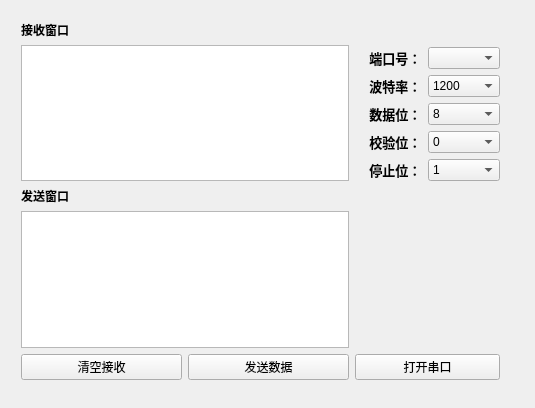
<?xml version="1.0" encoding="UTF-8"?>
<ui version="4.0">
 <class>SerilPort</class>
 <widget class="QWidget" name="SerilPort">
  <property name="geometry">
   <rect>
    <x>0</x>
    <y>0</y>
    <width>535</width>
    <height>408</height>
   </rect>
  </property>
  <property name="minimumSize">
   <size>
    <width>535</width>
    <height>408</height>
   </size>
  </property>
  <property name="maximumSize">
   <size>
    <width>535</width>
    <height>408</height>
   </size>
  </property>
  <property name="windowTitle">
   <string>串口通信</string>
  </property>
  <widget class="QWidget" name="gridLayoutWidget">
   <property name="geometry">
    <rect>
     <x>10</x>
     <y>10</y>
     <width>501</width>
     <height>381</height>
    </rect>
   </property>
   <layout class="QGridLayout" name="gridLayout">
    <item row="0" column="0">
     <layout class="QVBoxLayout" name="verticalLayout">
      <item>
       <widget class="QLabel" name="label">
        <property name="font">
         <font>
          <weight>75</weight>
          <bold>true</bold>
         </font>
        </property>
        <property name="text">
         <string>接收窗口</string>
        </property>
       </widget>
      </item>
      <item>
       <widget class="QTextEdit" name="ReceiveText"/>
      </item>
      <item>
       <widget class="QLabel" name="label_2">
        <property name="font">
         <font>
          <weight>75</weight>
          <bold>true</bold>
         </font>
        </property>
        <property name="text">
         <string>发送窗口</string>
        </property>
       </widget>
      </item>
      <item>
       <widget class="QTextEdit" name="SentText"/>
      </item>
      <item>
       <layout class="QHBoxLayout" name="horizontalLayout">
        <item>
         <widget class="QPushButton" name="B_Clear">
          <property name="text">
           <string>清空接收</string>
          </property>
         </widget>
        </item>
        <item>
         <widget class="QPushButton" name="B_Sent">
          <property name="text">
           <string>发送数据</string>
          </property>
         </widget>
        </item>
       </layout>
      </item>
     </layout>
    </item>
    <item row="0" column="1">
     <layout class="QVBoxLayout" name="verticalLayout_3">
      <item>
       <layout class="QGridLayout" name="gridLayout_3">
        <item row="2" column="2">
         <widget class="QComboBox" name="cBox_Baud">
          <item>
           <property name="text">
            <string>1200</string>
           </property>
          </item>
          <item>
           <property name="text">
            <string>2400</string>
           </property>
          </item>
          <item>
           <property name="text">
            <string>4800</string>
           </property>
          </item>
          <item>
           <property name="text">
            <string>9600</string>
           </property>
          </item>
          <item>
           <property name="text">
            <string>115200</string>
           </property>
          </item>
         </widget>
        </item>
        <item row="3" column="2">
         <widget class="QComboBox" name="cBox_Data">
          <item>
           <property name="text">
            <string>8</string>
           </property>
          </item>
         </widget>
        </item>
        <item row="4" column="2">
         <widget class="QComboBox" name="cBox_Jiaoyan">
          <item>
           <property name="text">
            <string>0</string>
           </property>
          </item>
         </widget>
        </item>
        <item row="5" column="1">
         <widget class="QLabel" name="label_10">
          <property name="font">
           <font>
            <pointsize>10</pointsize>
            <weight>75</weight>
            <bold>true</bold>
           </font>
          </property>
          <property name="text">
           <string>    停止位：</string>
          </property>
         </widget>
        </item>
        <item row="5" column="2">
         <widget class="QComboBox" name="cBox_Stop">
          <item>
           <property name="text">
            <string>1</string>
           </property>
          </item>
          <item>
           <property name="text">
            <string>2</string>
           </property>
          </item>
         </widget>
        </item>
        <item row="4" column="1">
         <widget class="QLabel" name="label_8">
          <property name="font">
           <font>
            <pointsize>10</pointsize>
            <weight>75</weight>
            <bold>true</bold>
           </font>
          </property>
          <property name="text">
           <string>    校验位：</string>
          </property>
         </widget>
        </item>
        <item row="3" column="1">
         <widget class="QLabel" name="label_7">
          <property name="font">
           <font>
            <pointsize>10</pointsize>
            <weight>75</weight>
            <bold>true</bold>
           </font>
          </property>
          <property name="text">
           <string>    数据位：</string>
          </property>
         </widget>
        </item>
        <item row="2" column="1">
         <widget class="QLabel" name="label_6">
          <property name="font">
           <font>
            <pointsize>10</pointsize>
            <weight>75</weight>
            <bold>true</bold>
           </font>
          </property>
          <property name="text">
           <string>    波特率：</string>
          </property>
         </widget>
        </item>
        <item row="1" column="1">
         <widget class="QLabel" name="label_5">
          <property name="font">
           <font>
            <pointsize>10</pointsize>
            <weight>75</weight>
            <bold>true</bold>
           </font>
          </property>
          <property name="text">
           <string>    端口号：</string>
          </property>
         </widget>
        </item>
        <item row="6" column="1">
         <widget class="QLabel" name="label_3">
          <property name="sizePolicy">
           <sizepolicy hsizetype="Preferred" vsizetype="Expanding">
            <horstretch>0</horstretch>
            <verstretch>0</verstretch>
           </sizepolicy>
          </property>
          <property name="text">
           <string/>
          </property>
         </widget>
        </item>
        <item row="6" column="2">
         <widget class="QLabel" name="label_9">
          <property name="sizePolicy">
           <sizepolicy hsizetype="Preferred" vsizetype="Expanding">
            <horstretch>0</horstretch>
            <verstretch>0</verstretch>
           </sizepolicy>
          </property>
          <property name="text">
           <string/>
          </property>
         </widget>
        </item>
        <item row="7" column="1" colspan="2">
         <widget class="QPushButton" name="B_Open">
          <property name="text">
           <string>打开串口</string>
          </property>
         </widget>
        </item>
        <item row="1" column="2">
         <widget class="QComboBox" name="cBox_Port"/>
        </item>
        <item row="0" column="1">
         <widget class="QLabel" name="label_11">
          <property name="maximumSize">
           <size>
            <width>16777215</width>
            <height>16777215</height>
           </size>
          </property>
          <property name="sizeIncrement">
           <size>
            <width>0</width>
            <height>3</height>
           </size>
          </property>
          <property name="font">
           <font>
            <pointsize>13</pointsize>
            <weight>75</weight>
            <bold>true</bold>
           </font>
          </property>
          <property name="text">
           <string/>
          </property>
         </widget>
        </item>
        <item row="0" column="2">
         <widget class="QLabel" name="label_12">
          <property name="font">
           <font>
            <pointsize>13</pointsize>
           </font>
          </property>
          <property name="text">
           <string/>
          </property>
         </widget>
        </item>
       </layout>
      </item>
     </layout>
    </item>
   </layout>
  </widget>
  <zorder>label_3</zorder>
  <zorder>gridLayoutWidget</zorder>
 </widget>
 <layoutdefault spacing="6" margin="11"/>
 <resources/>
 <connections/>
</ui>
